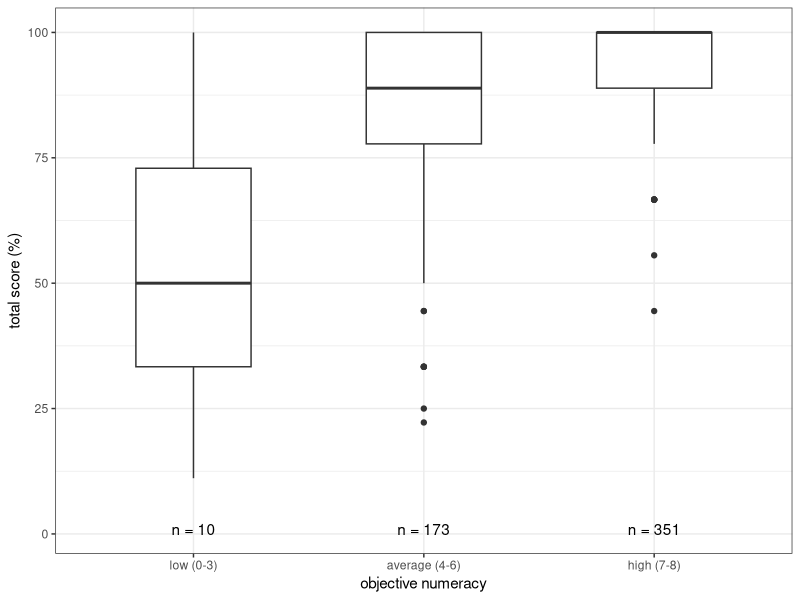
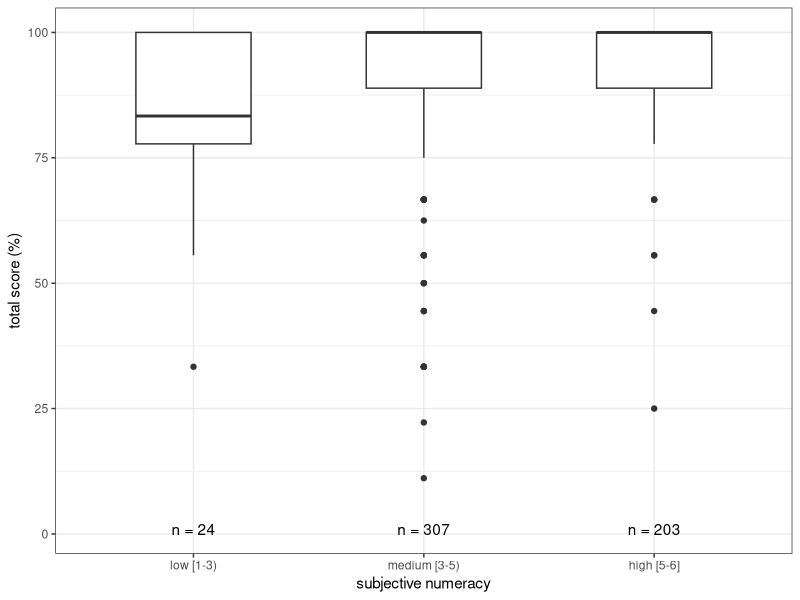

The R source for these figures, in order:
## ---- chunk 1
knitr::opts_chunk$set(echo = TRUE, warning = FALSE)
library(data.table)
library(ggplot2)
## ---- chunk 2
rr <- fread('mturk_study_data.csv')
## ---- chunk 3
# multiivariable regression
# independent vars: age, gender, race, education, then each numeracy score
# dependent var: composite total score

# combined model
mv_combo <- lm(total_score_mean ~ snumi_total + sns_total + I(gender == 'male') + I(race == 'white') + I(educ %in% c('bachelors','masters','doctoral')) + age + t_duration_min, data = rr)
summary(mv_combo)
xtable::xtable(data.frame(Coef = coef(mv_combo), confint(mv_combo), p = coef(summary(mv_combo))[,4]), digits = 4)

# also do by Cohort:
# batch 1/2 (Cohort 1 - younger) 
mv_combo1 <- lm(total_score_mean ~ snumi_total + sns_total + I(gender == 'male') + I(race == 'white') + I(educ %in% c('bachelors','masters','doctoral')) + age + t_duration_min, data = rr[batch_id != 3])
summary(mv_combo1)
#xtable::xtable(mv_combo)
xtable::xtable(data.frame(Coef = coef(mv_combo1), confint(mv_combo1), p = coef(summary(mv_combo1))[,4]), digits = 4)

# batch 3 (Cohort 2 - older)
mv_combo3 <- lm(total_score_mean ~ snumi_total + sns_total + I(gender == 'male') + I(race == 'white') + I(educ %in% c('bachelors','masters','doctoral')) + age + t_duration_min, data = rr[batch_id == 3])
summary(mv_combo3)
#xtable::xtable(mv_combo)
xtable::xtable(data.frame(Coef = coef(mv_combo3), confint(mv_combo3), p = coef(summary(mv_combo3))[,4]), digits = 4)
## ---- chunk 4
# Visualization - boxplot for Figure 3
# Panel A - Objective Numeracy
rr[, snumi_cat := cut(snumi_total, breaks = c(0, 3, 6, 8),
                      labels = c('low (0-3)','average (4-6)','high (7-8)'),
                      right = TRUE)]
ggplot(rr, aes(x = snumi_cat, y = total_score_mean * 100)) + 
  geom_boxplot(width = 0.5) +
  theme_bw() + 
  xlab('objective numeracy') +
  ylab('total score (%)') +
  annotate('text', x = 1:3, y = 1, label = c('n = 10', 'n = 173', 'n = 351'))

# Panel B - Subjective Numeracy
rr[, sns_cat := cut(sns_total, breaks = c(1, 3, 5, 6),
                      labels = c('low [1-3)','medium [3-5)','high [5-6]'),
                      right = TRUE)]
ggplot(rr, aes(x = sns_cat, y = total_score_mean * 100)) + 
  geom_boxplot(width = 0.5) +
  theme_bw() + 
  xlab('subjective numeracy') +
  ylab('total score (%)') +
  annotate('text', x = 1:3, y = 1, label = c('n = 24', 'n = 307', 'n = 203'))
